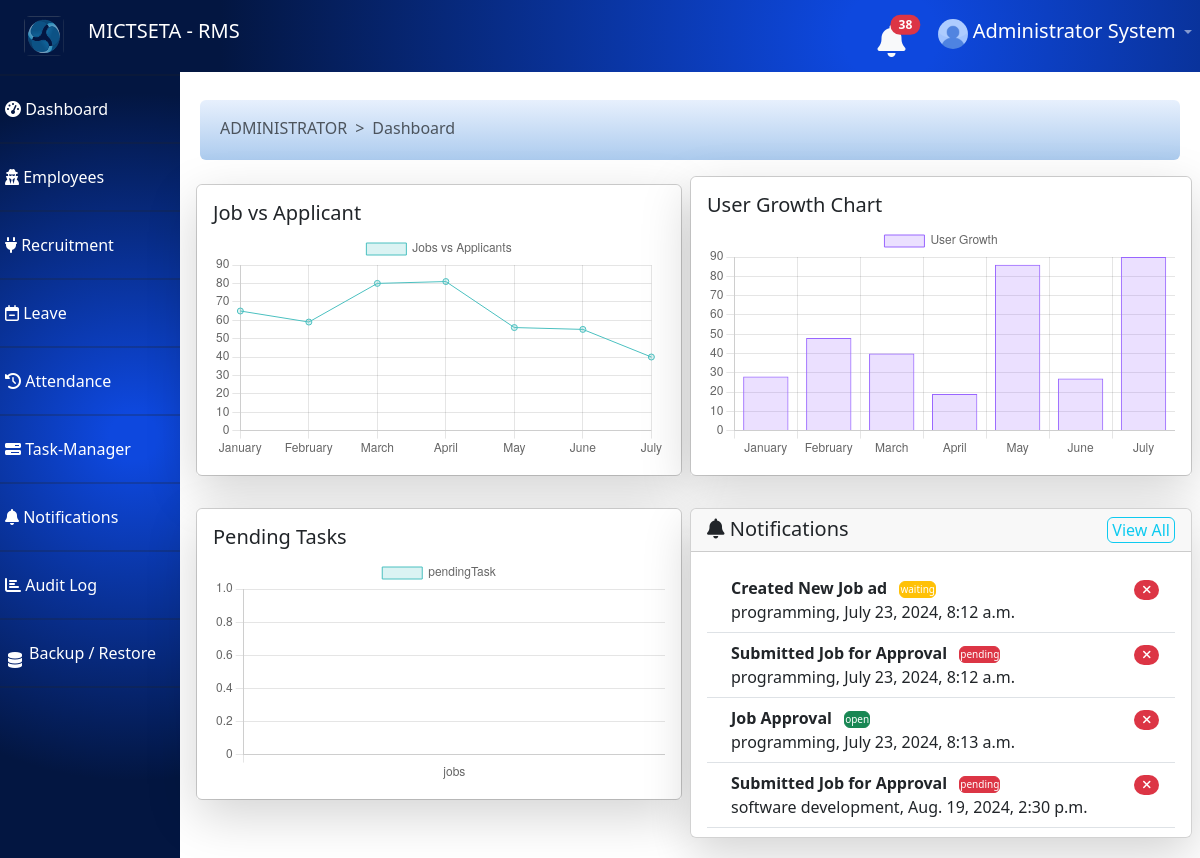
The page /dashboard/ (signed in) on the database its author committed.
### profiles/models.py (models this page shows, shortened)
class StaffProfile(models.Model):
	user = models.OneToOneField(User, on_delete=models.CASCADE)
	job_title = models.CharField(max_length=100,null=True )
	department = models.CharField(max_length=6,null=True )
	salary = models.CharField(max_length=225,null=True )
	hire_date = models.DateTimeField(auto_now_add=True)
	phone = models.CharField(max_length=6,null=True )
	idnumber =  models.CharField(max_length=13,null=False )
	gender = models.CharField(max_length=6,null=False )
	age = models.CharField(max_length=6,null=False )
	dob = models.CharField(max_length=6,null=False )

### jobs/models.py (models this page shows, shortened)
class Notification(models.Model):
    user = models.ForeignKey(User, on_delete=models.CASCADE, related_name='notifications')
    action = models.CharField(max_length=225, unique=False, null=False)
    job_title = models.CharField(max_length=225, unique=False, null=False)
    status = models.CharField(max_length=225, unique=False, null=False)
    timestamp = models.DateTimeField(auto_now_add=True)
    is_seen = models.BooleanField(null=False, default=False)

### dashboard/views.py (the view)
# urls.py: path('', views.panel, name='dashboard.panel'),
@ensure_csrf_cookie
def panel(request):
	if request.user.is_authenticated:
		notify_len = len(Notification.objects.all())
		notification = Notification.objects.all()
		if request.user.is_superuser:
			categoreis = Category.objects.filter(user=request.user).distinct()
		else:
			categoreis = Category.objects.filter(task__assigned_to=request.user).distinct()
		cats = []
		data = []
		for cat in categoreis:
			cats.append(cat.name)
			data.append(len(Task.objects.filter(category=cat, is_complete=False)))
		return render(request,'panel.html', { 'notify_len':notify_len, 'notifications':notification,'cats':json.dumps(cats), 'datas':json.dumps(data)})
	else:
		return redirect('render_auth_page')

### dashboard/templates/panel.html (shortened to what this page needs)
{% extends 'dashboard_base.html' %}
{% load static %}
{% block breadcrumbs %}
      <li class="breadcrumb-item active" aria-current="page">Dashboard</li>
{% endblock %}
{% block content %}
        <div class="row mt-3">
          <div class="col-lg-6 p-2">
            <div class="card mb-4">
              <div class="card-body  shadow-lg">
                <h5 class="card-title">Job vs Applicant</h5>
                <canvas id="salesChart"></canvas>
              </div>
            </div>
          </div>
          <div class="col-lg-6 p-0">
            <div class="card mb-4">
              <div class="card-body shadow-lg">
                <h5 class="card-title">User Growth Chart</h5>
                <canvas id="userGrowthChart"></canvas>
              </div>
            </div>
          </div>
        </div>
        <div class="row">
          <div class="col-lg-6 px-2">
            <div class="card" >
              <div class="card-body shadow-lg " >
                <h5 class="card-title">Pending Tasks</h5>
                <canvas id="pendingTask" ></canvas>
              </div>
            </div>
          </div>
            <div class="col-lg-6 p-0 shadow-lg rounded-2">
                  <div class="card w-100" style="max-height:330px;">
                    <h5 class="card-header d-flex justify-content-between">
                      <div>
                        <i class="fas fa-bell text-dark"  > </i>
                        Notifications
                      </div>
                      <a href="{% url 'dashboard.get_notifications'%}" class="btn btn-outline-info p-0 px-1"> View All</a>
                    </h5>
                    <div class="card-body" style=" overflow-y: scroll;">
                      <ul class="list-group list-group-flush">
                      {% if notifications %}
                           {% for notific in notifications %}
                              {% if notific.is_seen %}
                              {% else %}
                                <li class="list-group-item d-flex justify-content-between align-items-start">
                                  <div class="ms-2 me-auto">
                                    <div class="fw-bold text-left">
                                      {{notific.action}}
                                      {% if notific.status == "Approved" or notific.status == "open" %}
                                      <button class="btn btn-success text-white p-0 mx-2" style="font-size: 10px">{{notific.status}}</button>
                                      {% elif notific.status == "waiting" or notific.status == "Pending" %}
                                      <button class="btn btn-warning text-white p-0 mx-2" style="font-size: 10px">{{notific.status}}</button>
                                      {% else %}
                                      <button class="btn btn-danger text-white p-0 mx-2" style="font-size: 10px">{{notific.status}}</button>
                                      {% endif %}
                                    </div>
                                    {{notific.job_title}}, {{notific.timestamp}}
                                  </div>
                                   <a href="{% url 'dashboard.delete_notifications' notific.id %}">
                                      <span class="badge text-bg-danger rounded-pill">
                                          <i class="fa fa-times " aria-hidden="true"></i>
                                      </span>
                                  </a>
                                </li>
                              {% endif %}
                          {% endfor %}
                      {% endif %}
                      </ul>
                    </div>
                  </div>
          </div>
  </div>
{% endblock %}
{% block chart %}
<script>
  var ctxUserGrowth = document.getElementById('userGrowthChart').getContext('2d');
    var userGrowthChart = new Chart(ctxUserGrowth, {
      type: 'bar',
      data: {
        labels: ['January', 'February', 'March', 'April', 'May', 'June', 'July'],
        datasets: [{
          label: 'User Growth',
          data: [28, 48, 40, 19, 86, 27, 90],
          backgroundColor: 'rgba(153, 102, 255, 0.2)',
          borderColor: 'rgba(153, 102, 255, 1)',
          borderWidth: 1
        }]
      },
      options: {
        responsive: true,
        scales: {
          y: {
            beginAtZero: true
          }
        }
      }
    });
    let category = JSON.parse('{{ cats|escapejs }}');  // Parse the JSON data
    let datas = JSON.parse('{{ datas|escapejs }}');
    var ctxpendingTask = document.getElementById('pendingTask').getContext('2d');
    var pendingTask = new Chart(ctxpendingTask, {
      type: 'bar',
      data: {
        labels: category,
        datasets: [{
          label: 'pendingTask',
          data: datas,
          backgroundColor: 'rgba(75, 192, 192, 0.2)',
          borderColor: 'rgba(75, 192, 192, 1)',
          borderWidth: 1
        }]
      },
      options: {
        responsive: true,
        scales: {
          y: {
            beginAtZero: true
          }
        }
      }
    });
</script>
{% endblock %}

### dashboard/templates/dashboard_base.html (shortened to what this page needs)
<!DOCTYPE html>
<html lang="en">
<head>
  <link href="https://cdn.jsdelivr.net/npm/bootstrap@5.0.2/dist/css/bootstrap.min.css" rel="stylesheet">
  <link href="https://stackpath.bootstrapcdn.com/bootstrap/4.5.2/css/bootstrap.min.css" rel="stylesheet">
  <link rel="stylesheet" href="https://cdnjs.cloudflare.com/ajax/libs/font-awesome/4.7.0/css/font-awesome.min.css">
  <link rel="stylesheet" href="https://cdnjs.cloudflare.com/ajax/libs/font-awesome/6.0.0-beta3/css/all.min.css">
    <link
        href=
"https://cdnjs.cloudflare.com/ajax/libs/bootstrap-datetimepicker/4.17.37/css/bootstrap-datetimepicker.min.css"
        rel="stylesheet">
  <link rel="stylesheet" href="https://cdnjs.cloudflare.com/ajax/libs/twitter-bootstrap/5.3.0/css/bootstrap.min.css">
  <link rel="stylesheet" href="https://cdn.datatables.net/2.0.8/css/dataTables.bootstrap5.css">
<link rel="stylesheet" href="https://cdn.jsdelivr.net/npm/flatpickr/dist/flatpickr.min.css">
 {% load static %}
</head>
<body>
  <nav class="navbar navbar-expand-lg navbar-dark ">
    <a class="navbar-brand " href="#">
      <img src="{% static 'job_seeker/images/webicon.png' %}" class="rounded-2 float-start mx-4" alt="..." style="width:40px;height:40px;" >
      <span>
        MICTSETA - RMS
      </span>
    </a>
    <div class="collapse navbar-collapse" id="navbarNav">
      <ul class="navbar-nav ml-auto">
        <li class="nav-item">
          <a class="nav-link" href="#">
            <a href="{% url 'dashboard.get_notifications'%}">
              <button type="button" class="btn btn-primarys position-relative p-0 mr-4 mb-1">
               <i class="fas fa-bell fa-2x text-light"  > </i>
               {% if user.notifications or user.is_superuser %}
                {% if notify_len %}
                <span class="position-absolute top-0 start-100 translate-middle badge rounded-pill bg-danger ">
                  {{notify_len}}
                </span>
                {% endif%}
              {% endif %}
              </button>
            </a>
          </a>
        </li>
        <li class="nav-item dropdown">
          <a class="nav-link dropdown-toggle" href="#" id="navbarDropdown" role="button" data-toggle="dropdown" aria-haspopup="true" aria-expanded="false">
           {% if user.profileimage.image %}
            <img src="{{user.profileimage.image.url}}" class="rounded-circle" alt="..." style="width:30px;height: 30px;">
            {% else %}
            <img src="{% static 'dashboard/images/default_user.jpg' %}" class="rounded-circle" alt="..." style="width:30px;height: 30px;">
           {% endif %}
            <span class="text-white " style="font-size:20px;">{{user.first_name}} {{user.last_name}}</span>
          </a>
        </li>
      </ul>
    </div>
  </nav>
  <div class="sidebar" style=" overflow-y: scroll; overflow-x:none;">
    <h2 class="text-white">Dashboard</h2>
    <hr>
    <a href="#" data-toggle="collapse" data-target="#dashboardMenu" aria-expanded="false" aria-controls="dashboardMenu">
      <i class="fas fa-tachometer-alt"></i>
      Dashboard
    </a>
    <hr>
{% if user.is_superuser and user.staffprofile.department == "ADMINISTRATOR" or user.is_superuser and user.staffprofile.department == "MANAGER" %}
    <a href="#" data-toggle="collapse" data-target="#usersMenu" aria-expanded="false" aria-controls="usersMenu">
      <i class="fa fa-user-secret" aria-hidden="true"></i>
       Employees
    </a>
    <hr>
{% endif %}
    <a href="#" data-toggle="collapse" data-target="#jobsMenu" aria-expanded="false" aria-controls="jobsMenu">
    <i class="fa fa-plug" aria-hidden="true"></i>  Recruitment
    </a>
    <hr>
    <a href="#" data-toggle="collapse" data-target="#settingsMenu" aria-expanded="false" aria-controls="settingsMenu">
     <i class="fa fa-calendar-minus-o" aria-hidden="true"></i>
 Leave
    </a>
    <hr>
    <a href="{% url 'dashboard.manage_attendance' %}">
      <i class="fa fa-history" aria-hidden="true"></i> Attendance
    </a>
    <hr>
    <a href="{% url 'dashboard.task_manager' %}">
      <i class="fa fa-tasks" aria-hidden="true"></i> Task-Manager
    </a>
    <hr>
    <a href="#" data-toggle="collapse" data-target="#notificationsMenu" aria-expanded="false" aria-controls="notificationsMenu">
      <i class="fas fa-bell"  > </i> Notifications {% if noty %}<span class="badge bg-danger">{{noty}}</span>{% endif %}
    </a>
    <hr>
     <a href="#" data-toggle="collapse" data-target="#aduit_logMenu" aria-expanded="false" aria-controls="aduit_logMenu">
      <i class="fas fa-bar-chart" > </i> Audit Log
    </a>
    <hr>
     <i class="fa fa-database mt-3 ml-2 position-absolute text-white" aria-hidden="true"></i>
    <a href="{% url 'dashboard.backup_database' %}" class="ml-4">
      Backup / Restore
    </a>
    <hr>
  </div>
  <div class="main-content">
    <div class="content">
      <div id="defaultPage" style="margin-top: 40px;">
        <nav style="--bs-breadcrumb-divider: '>';margin-top: 80px;" aria-label="breadcrumb" class="p-1 pt-3 rounded-2 bread-container">
          <ol class="breadcrumb px-3">
            <li class="breadcrumb-item active"> {{user.staffprofile.department}}</li>
            {% block breadcrumbs %}
            {% endblock %}
          </ol>
        </nav>
        {% block content %}
        {% endblock %}
      </div>
    </div>
  </div>
  {% block chart %}
  {% endblock %}
  <script>
    var ctxSales = document.getElementById('salesChart').getContext('2d');
    var salesChart = new Chart(ctxSales, {
      type: 'line',
      data: {
        labels: ['January', 'February', 'March', 'April', 'May', 'June', 'July'],
        datasets: [{
          label: 'Jobs vs Applicants',
          data: [65, 59, 80, 81, 56, 55, 40],
          backgroundColor: 'rgba(75, 192, 192, 0.2)',
          borderColor: 'rgba(75, 192, 192, 1)',
          borderWidth: 1
        }]
      },
      options: {
        responsive: true,
        scales: {
          y: {
            beginAtZero: true
          }
        }
      }
    });
    // Task Manager JavaScript
    document.getElementById('taskForm').addEventListener('submit', function(event) {
      event.preventDefault();
      var taskInput = document.getElementById('taskInput');
      var taskList = document.getElementById('taskList');
      if (taskInput.value) {
        var newTask = document.createElement('li');
        newTask.className = 'list-group-item';
        newTask.textContent = taskInput.value;
        taskList.appendChild(newTask);
        taskInput.value = '';
      }
    });
    // Sidebar toggle
    document.getElementById('sidebarCollapse').addEventListener('click', function () {
      document.querySelector('.sidebar').classList.toggle('active');
      document.querySelector('.main-content').classList.toggle('active');
    });
  </script>
</body>
</html>

### rows shown on the page
Notification: action "Created New Job ad", status "waiting", job_title "programming", timestamp "July 23, 2024, 8:12 a.m."
Notification: action "Submitted Job for Approval", status "pending", job_title "programming", timestamp "July 23, 2024, 8:12 a.m."
Notification: action "Job Approval", status "open", job_title "programming", timestamp "July 23, 2024, 8:13 a.m."
Notification: action "Submitted Job for Approval", status "pending", job_title "software development", timestamp "Aug. 19, 2024, 2:30 p.m."

### other values the page prints
{{ notify_len }} "38"
{{ user.first_name }} "Administrator"
{{ user.last_name }} "System"
{{ user.staffprofile.department }} "ADMINISTRATOR"
chart data {{ datas|escapejs }} [0]
